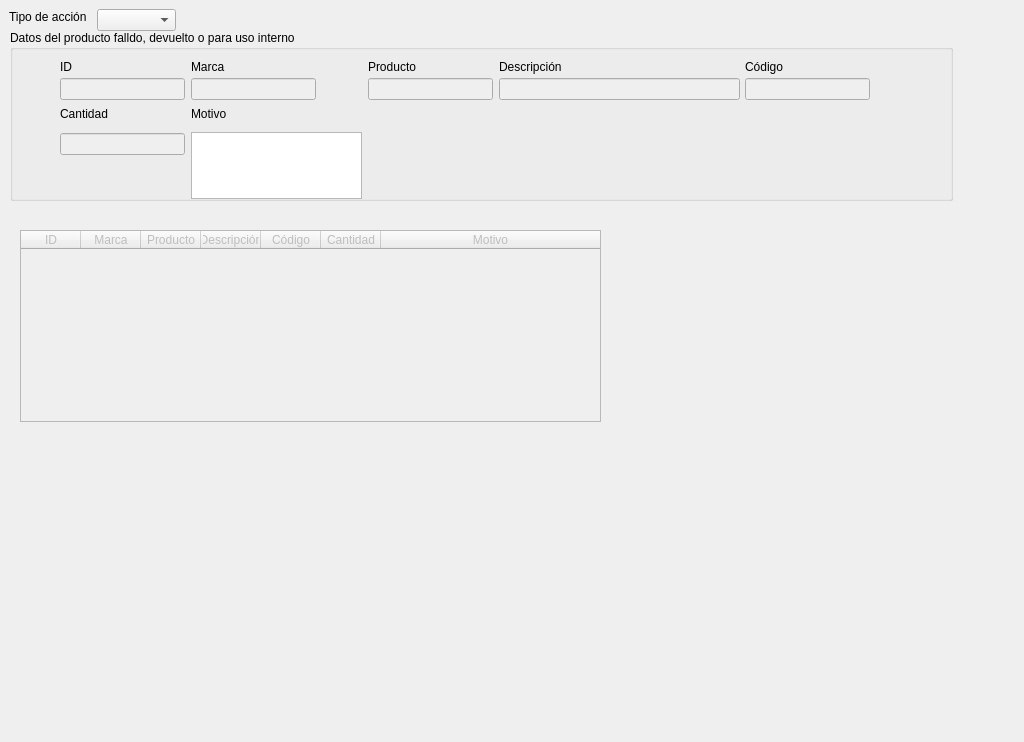
<?xml version="1.0" encoding="UTF-8"?>
<ui version="4.0">
 <class>productos_fallados</class>
 <widget class="QDialog" name="productos_fallados">
  <property name="geometry">
   <rect>
    <x>0</x>
    <y>0</y>
    <width>1024</width>
    <height>742</height>
   </rect>
  </property>
  <property name="windowTitle">
   <string>Productos fallados y de uso interno</string>
  </property>
  <property name="windowIcon">
   <iconset>
    <normaloff>imagen/logo.png</normaloff>imagen/logo.png</iconset>
  </property>
  <widget class="QLabel" name="label_13">
   <property name="geometry">
    <rect>
     <x>9</x>
     <y>9</y>
     <width>82</width>
     <height>16</height>
    </rect>
   </property>
   <property name="text">
    <string>Tipo de acción</string>
   </property>
  </widget>
  <widget class="QComboBox" name="comboBox">
   <property name="geometry">
    <rect>
     <x>97</x>
     <y>9</y>
     <width>79</width>
     <height>22</height>
    </rect>
   </property>
  </widget>
  <widget class="QGroupBox" name="groupBox_2">
   <property name="geometry">
    <rect>
     <x>10</x>
     <y>30</y>
     <width>943</width>
     <height>171</height>
    </rect>
   </property>
   <property name="title">
    <string>Datos del producto falldo, devuelto o para uso interno</string>
   </property>
   <widget class="QPushButton" name="agregar_devolucion_2">
    <property name="geometry">
     <rect>
      <x>12</x>
      <y>36</y>
      <width>32</width>
      <height>26</height>
     </rect>
    </property>
    <property name="cursor">
     <cursorShape>PointingHandCursor</cursorShape>
    </property>
    <property name="text">
     <string/>
    </property>
    <property name="icon">
     <iconset>
      <normaloff>imagen/signo_mas.png</normaloff>imagen/signo_mas.png</iconset>
    </property>
    <property name="iconSize">
     <size>
      <width>20</width>
      <height>20</height>
     </size>
    </property>
    <property name="flat">
     <bool>true</bool>
    </property>
   </widget>
   <widget class="QLabel" name="label_9">
    <property name="geometry">
     <rect>
      <x>50</x>
      <y>29</y>
      <width>16</width>
      <height>16</height>
     </rect>
    </property>
    <property name="text">
     <string>ID</string>
    </property>
   </widget>
   <widget class="QLabel" name="label_7">
    <property name="geometry">
     <rect>
      <x>181</x>
      <y>29</y>
      <width>34</width>
      <height>16</height>
     </rect>
    </property>
    <property name="text">
     <string>Marca</string>
    </property>
   </widget>
   <widget class="QLabel" name="label_8">
    <property name="geometry">
     <rect>
      <x>358</x>
      <y>29</y>
      <width>50</width>
      <height>16</height>
     </rect>
    </property>
    <property name="text">
     <string>Producto</string>
    </property>
   </widget>
   <widget class="QLabel" name="label_6">
    <property name="geometry">
     <rect>
      <x>489</x>
      <y>29</y>
      <width>66</width>
      <height>16</height>
     </rect>
    </property>
    <property name="text">
     <string>Descripción</string>
    </property>
   </widget>
   <widget class="QLabel" name="label_10">
    <property name="geometry">
     <rect>
      <x>735</x>
      <y>29</y>
      <width>40</width>
      <height>16</height>
     </rect>
    </property>
    <property name="text">
     <string>Código</string>
    </property>
   </widget>
   <widget class="QLineEdit" name="id_2">
    <property name="enabled">
     <bool>false</bool>
    </property>
    <property name="geometry">
     <rect>
      <x>50</x>
      <y>48</y>
      <width>125</width>
      <height>22</height>
     </rect>
    </property>
    <property name="sizePolicy">
     <sizepolicy hsizetype="Maximum" vsizetype="Fixed">
      <horstretch>40</horstretch>
      <verstretch>0</verstretch>
     </sizepolicy>
    </property>
   </widget>
   <widget class="QLineEdit" name="marca_2">
    <property name="enabled">
     <bool>false</bool>
    </property>
    <property name="geometry">
     <rect>
      <x>181</x>
      <y>48</y>
      <width>125</width>
      <height>22</height>
     </rect>
    </property>
   </widget>
   <widget class="QLineEdit" name="producto_2">
    <property name="enabled">
     <bool>false</bool>
    </property>
    <property name="geometry">
     <rect>
      <x>358</x>
      <y>48</y>
      <width>125</width>
      <height>22</height>
     </rect>
    </property>
   </widget>
   <widget class="QLineEdit" name="descripcion_2">
    <property name="enabled">
     <bool>false</bool>
    </property>
    <property name="geometry">
     <rect>
      <x>489</x>
      <y>48</y>
      <width>241</width>
      <height>22</height>
     </rect>
    </property>
   </widget>
   <widget class="QLineEdit" name="codigo_2">
    <property name="enabled">
     <bool>false</bool>
    </property>
    <property name="geometry">
     <rect>
      <x>735</x>
      <y>48</y>
      <width>125</width>
      <height>22</height>
     </rect>
    </property>
   </widget>
   <widget class="QLabel" name="label_12">
    <property name="geometry">
     <rect>
      <x>181</x>
      <y>76</y>
      <width>37</width>
      <height>16</height>
     </rect>
    </property>
    <property name="text">
     <string>Motivo</string>
    </property>
   </widget>
   <widget class="QLabel" name="label_15">
    <property name="geometry">
     <rect>
      <x>50</x>
      <y>76</y>
      <width>51</width>
      <height>16</height>
     </rect>
    </property>
    <property name="text">
     <string>Cantidad</string>
    </property>
   </widget>
   <widget class="QTextEdit" name="textEdit">
    <property name="geometry">
     <rect>
      <x>181</x>
      <y>102</y>
      <width>171</width>
      <height>67</height>
     </rect>
    </property>
    <property name="sizePolicy">
     <sizepolicy hsizetype="Preferred" vsizetype="Preferred">
      <horstretch>0</horstretch>
      <verstretch>0</verstretch>
     </sizepolicy>
    </property>
    <property name="minimumSize">
     <size>
      <width>171</width>
      <height>67</height>
     </size>
    </property>
    <property name="maximumSize">
     <size>
      <width>171</width>
      <height>67</height>
     </size>
    </property>
   </widget>
   <widget class="QLineEdit" name="id_cambio_4">
    <property name="enabled">
     <bool>false</bool>
    </property>
    <property name="geometry">
     <rect>
      <x>50</x>
      <y>103</y>
      <width>125</width>
      <height>22</height>
     </rect>
    </property>
    <property name="sizePolicy">
     <sizepolicy hsizetype="Preferred" vsizetype="Fixed">
      <horstretch>50</horstretch>
      <verstretch>0</verstretch>
     </sizepolicy>
    </property>
   </widget>
   <widget class="QPushButton" name="pushButton">
    <property name="geometry">
     <rect>
      <x>358</x>
      <y>133</y>
      <width>125</width>
      <height>26</height>
     </rect>
    </property>
    <property name="text">
     <string/>
    </property>
    <property name="icon">
     <iconset>
      <normaloff>../../../../Teckel/visual/images/abajo.png</normaloff>../../../../Teckel/visual/images/abajo.png</iconset>
    </property>
    <property name="iconSize">
     <size>
      <width>30</width>
      <height>30</height>
     </size>
    </property>
    <property name="flat">
     <bool>true</bool>
    </property>
   </widget>
  </widget>
  <widget class="QTableWidget" name="tabla_busqueda">
   <property name="enabled">
    <bool>false</bool>
   </property>
   <property name="geometry">
    <rect>
     <x>20</x>
     <y>230</y>
     <width>581</width>
     <height>192</height>
    </rect>
   </property>
   <property name="editTriggers">
    <set>QAbstractItemView::NoEditTriggers</set>
   </property>
   <property name="dragEnabled">
    <bool>false</bool>
   </property>
   <property name="dragDropOverwriteMode">
    <bool>true</bool>
   </property>
   <property name="selectionMode">
    <enum>QAbstractItemView::SingleSelection</enum>
   </property>
   <property name="selectionBehavior">
    <enum>QAbstractItemView::SelectRows</enum>
   </property>
   <property name="verticalScrollMode">
    <enum>QAbstractItemView::ScrollPerItem</enum>
   </property>
   <property name="cornerButtonEnabled">
    <bool>false</bool>
   </property>
   <attribute name="horizontalHeaderDefaultSectionSize">
    <number>60</number>
   </attribute>
   <attribute name="horizontalHeaderStretchLastSection">
    <bool>true</bool>
   </attribute>
   <attribute name="verticalHeaderVisible">
    <bool>false</bool>
   </attribute>
   <attribute name="verticalHeaderHighlightSections">
    <bool>false</bool>
   </attribute>
   <column>
    <property name="text">
     <string>ID</string>
    </property>
   </column>
   <column>
    <property name="text">
     <string>Marca</string>
    </property>
   </column>
   <column>
    <property name="text">
     <string>Producto</string>
    </property>
   </column>
   <column>
    <property name="text">
     <string>Descripción</string>
    </property>
   </column>
   <column>
    <property name="text">
     <string>Código</string>
    </property>
   </column>
   <column>
    <property name="text">
     <string>Cantidad</string>
    </property>
   </column>
   <column>
    <property name="text">
     <string>Motivo</string>
    </property>
   </column>
  </widget>
 </widget>
 <resources/>
 <connections/>
</ui>
